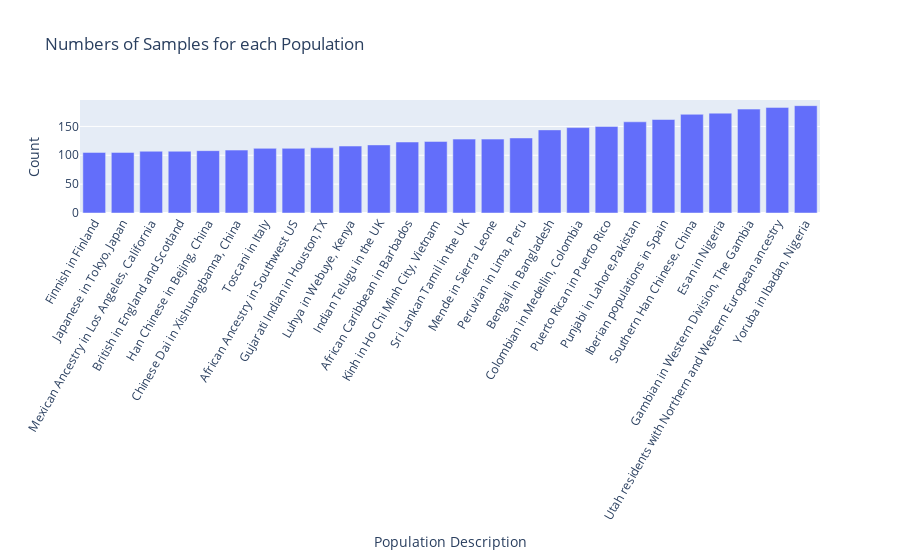

Notebook cell for this chart:
### Code cell
demographic_tabulation = (sample_id_to_pop
    .groupby(by="population_description")
    .agg([
        pl.count().alias("num_samples")
    ])
    .sort("num_samples")
)
demographics_plot = px.bar(x=demographic_tabulation.select("population_description").to_series(), 
                           y=demographic_tabulation.select("num_samples").to_series(),
                           title="Numbers of Samples for each Population",
                           labels={"x": "Population Description",
                                   "y": "Count"})
# https://stackoverflow.com/questions/68400851/how-to-rotate-xtick-label-bar-chart-plotly-express
demographics_plot.update_xaxes(tickangle=270)
demographics_plot.show()
demographics_plot.write_html(file="/home/jpatterson87/for_classes/gnn_for_diabetes/figures/demographics_plot.html")

### Figure 1 — Plotly figure (JSON) as saved in the notebook; plotly's stock layout.template omitted (floating-point values rounded to 4 significant figures)
{"data": [{"alignmentgroup": "True", "hovertemplate": "Population Description=%{x}<br>Count=%{y}<extra></extra>", "legendgroup": "", "marker": {"color": "#636efa", "pattern": {"shape": ""}}, "name": "", "offsetgroup": "", "orientation": "v", "showlegend": false, "textposition": "auto", "type": "bar", "x": ["Finnish in Finland", "Japanese in Tokyo, Japan", "Mexican Ancestry in Los Angeles, California", "British in England and Scotland", "Han Chinese in Bejing, China", "Chinese Dai in Xishuangbanna, China", "Toscani in Italy", "African Ancestry in Southwest US", "Gujarati Indian in Houston,TX", "Luhya in Webuye, Kenya", "Indian Telugu in the UK", "African Caribbean in Barbados", "Kinh in Ho Chi Minh City, Vietnam", "Sri Lankan Tamil in the UK", "Mende in Sierra Leone", "Peruvian in Lima, Peru", "Bengali in Bangladesh", "Colombian in Medellin, Colombia", "Puerto Rican in Puerto Rico", "Punjabi in Lahore,Pakistan", "Iberian populations in Spain", "Southern Han Chinese, China", "Esan in Nigeria", "Gambian in Western Division, The Gambia", "Utah residents with Northern and Western European ancestry", "Yoruba in Ibadan, Nigeria"], "xaxis": "x", "y": [105, 105, 107, 107, 108, 109, 112, 112, 113, 116, 118, 123, 124, 128, 128, 130, 144, 148, 150, 158, 162, 171, 173, 180, 183, 186], "yaxis": "y"}], "layout": {"barmode": "relative", "legend": {"tracegroupgap": 0}, "title": {"text": "Numbers of Samples for each Population"}, "xaxis": {"anchor": "y", "domain": [0, 1], "tickangle": -60, "title": {"text": "Population Description"}}, "yaxis": {"anchor": "x", "domain": [0, 1], "title": {"text": "Count"}}}}
